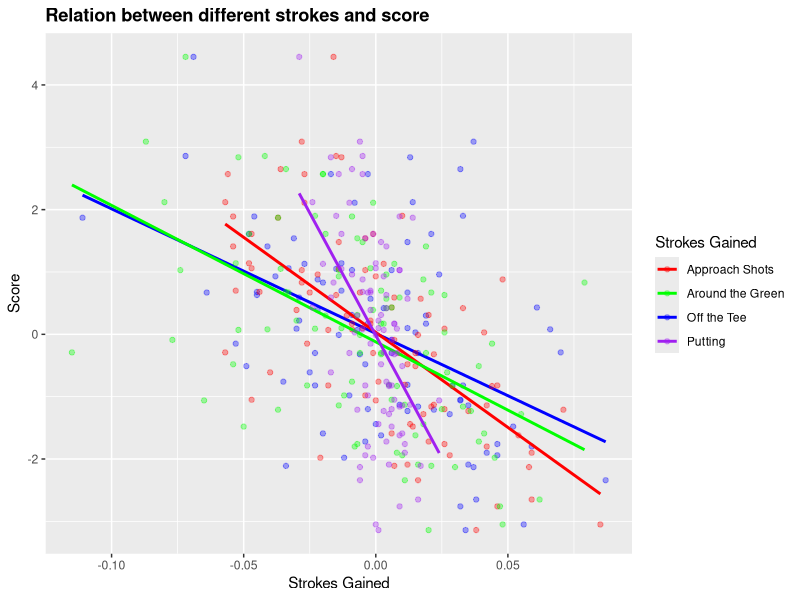

Source code (R):
## ---- chunk 1
#| echo: FALSE
#| message: FALSE
library(tidyverse)
library(patchwork)
golf_data <- read_csv(file = "dg_new_course_table.csv") #Reading the data
## ---- chunk 2
#| echo: FALSE
#| message: FALSE
#| fig.width: 8
#| fig.height: 5


#Plotting the combined graph
ggplot() + 
  geom_point(data = golf_data, aes(x = ott_sg, y = adj_score_to_par, color = "Off the Tee"), alpha = 0.35) + 
  geom_smooth(data = golf_data, aes(x = ott_sg, y = adj_score_to_par, color = "Off the Tee"), method = "lm", se = FALSE) +
  geom_point(data = golf_data, aes(x = app_sg, y = adj_score_to_par, color = "Approach Shots"), alpha = 0.35) + 
  geom_smooth(data = golf_data, aes(x = app_sg, y = adj_score_to_par, color = "Approach Shots"), method = "lm", se = FALSE) + 
  geom_point(data = golf_data, aes(x = arg_sg, y = adj_score_to_par, color = "Around the Green"), alpha = 0.35) + 
  geom_smooth(data = golf_data, aes(x = arg_sg, y = adj_score_to_par, color = "Around the Green"), method = "lm", se = FALSE) + 
  geom_point(data = golf_data, aes(x = putt_sg, y = adj_score_to_par, color = "Putting"), alpha = 0.35) + 
  geom_smooth(data = golf_data, aes(x = putt_sg, y = adj_score_to_par, color = "Putting"), method = "lm", se = FALSE) + 
  labs(title = "Relation between different strokes and score", x = "Strokes Gained", y = "Score", color = "Strokes Gained") + 
  theme(plot.title = element_text(face = "bold")) +
  scale_color_manual(values = c("Off the Tee" = "blue", "Approach Shots" = "red", "Around the Green" = "green", "Putting" = "purple"))

